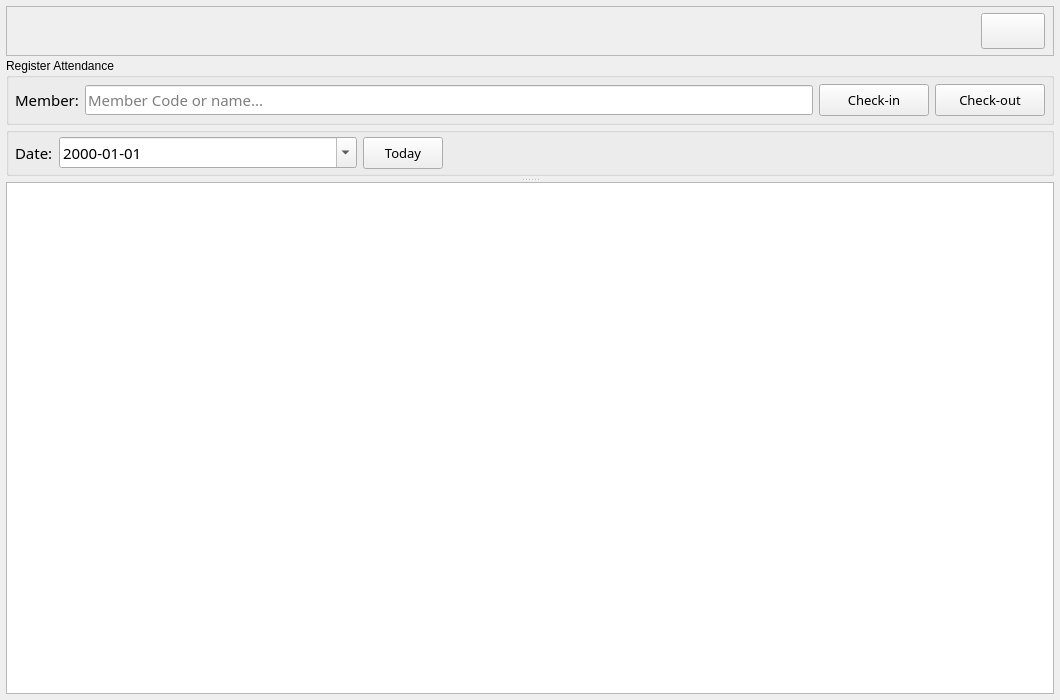
<?xml version="1.0" encoding="UTF-8"?>
<ui version="4.0">
 <class>Form</class>
 <widget class="QWidget" name="Form">
  <property name="geometry">
   <rect>
    <x>0</x>
    <y>0</y>
    <width>1060</width>
    <height>700</height>
   </rect>
  </property>
  <property name="windowTitle">
   <string>Attendance</string>
  </property>
  <layout class="QVBoxLayout" name="verticalLayout_main">
   <property name="spacing">
    <number>0</number>
   </property>
   <property name="leftMargin">
    <number>6</number>
   </property>
   <property name="topMargin">
    <number>6</number>
   </property>
   <property name="rightMargin">
    <number>6</number>
   </property>
   <property name="bottomMargin">
    <number>6</number>
   </property>
   <item>
    <widget class="QFrame" name="bar_information">
     <property name="sizePolicy">
      <sizepolicy hsizetype="Preferred" vsizetype="Fixed">
       <horstretch>0</horstretch>
       <verstretch>0</verstretch>
      </sizepolicy>
     </property>
     <property name="minimumSize">
      <size>
       <width>0</width>
       <height>50</height>
      </size>
     </property>
     <property name="maximumSize">
      <size>
       <width>16777215</width>
       <height>50</height>
      </size>
     </property>
     <property name="frameShape">
      <enum>QFrame::StyledPanel</enum>
     </property>
     <property name="frameShadow">
      <enum>QFrame::Raised</enum>
     </property>
     <layout class="QHBoxLayout" name="horizontalLayout_bar">
      <property name="leftMargin">
       <number>8</number>
      </property>
      <property name="topMargin">
       <number>4</number>
      </property>
      <property name="rightMargin">
       <number>8</number>
      </property>
      <property name="bottomMargin">
       <number>4</number>
      </property>
      <item>
       <widget class="QLabel" name="label_user_name">
        <property name="font">
         <font>
          <family>Century Gothic</family>
          <pointsize>12</pointsize>
         </font>
        </property>
        <property name="text">
         <string/>
        </property>
        <property name="alignment">
         <set>Qt::AlignLeading|Qt::AlignLeft|Qt::AlignVCenter</set>
        </property>
       </widget>
      </item>
      <item>
       <widget class="QLabel" name="label_user_role">
        <property name="font">
         <font>
          <family>Century Gothic</family>
          <pointsize>12</pointsize>
         </font>
        </property>
        <property name="text">
         <string/>
        </property>
       </widget>
      </item>
      <item>
       <spacer name="horizontalSpacer_bar">
        <property name="orientation">
         <enum>Qt::Horizontal</enum>
        </property>
        <property name="sizeType">
         <enum>QSizePolicy::Expanding</enum>
        </property>
        <property name="sizeHint" stdset="0">
         <size>
          <width>40</width>
          <height>20</height>
         </size>
        </property>
       </spacer>
      </item>
      <item>
       <widget class="QPushButton" name="btn_close">
        <property name="minimumSize">
         <size>
          <width>64</width>
          <height>36</height>
         </size>
        </property>
        <property name="maximumSize">
         <size>
          <width>64</width>
          <height>36</height>
         </size>
        </property>
        <property name="text">
         <string/>
        </property>
       </widget>
      </item>
     </layout>
    </widget>
   </item>
   <item>
    <widget class="QSplitter" name="splitter_main">
     <property name="sizePolicy">
      <sizepolicy hsizetype="Expanding" vsizetype="Expanding">
       <horstretch>0</horstretch>
       <verstretch>0</verstretch>
      </sizepolicy>
     </property>
     <property name="orientation">
      <enum>Qt::Vertical</enum>
     </property>
     <property name="childrenCollapsible">
      <bool>false</bool>
     </property>
     <widget class="QWidget" name="widget_top_pane">
      <property name="sizePolicy">
       <sizepolicy hsizetype="Preferred" vsizetype="Preferred">
        <horstretch>0</horstretch>
        <verstretch>1</verstretch>
       </sizepolicy>
      </property>
      <layout class="QVBoxLayout" name="verticalLayout_top">
       <property name="spacing">
        <number>2</number>
       </property>
       <property name="leftMargin">
        <number>0</number>
       </property>
       <property name="topMargin">
        <number>2</number>
       </property>
       <property name="rightMargin">
        <number>0</number>
       </property>
       <property name="bottomMargin">
        <number>2</number>
       </property>
       <item>
        <widget class="QGroupBox" name="groupBox_checkin">
         <property name="sizePolicy">
          <sizepolicy hsizetype="Preferred" vsizetype="Fixed">
           <horstretch>0</horstretch>
           <verstretch>0</verstretch>
          </sizepolicy>
         </property>
         <property name="title">
          <string>Register Attendance</string>
         </property>
         <layout class="QHBoxLayout" name="horizontalLayout_checkin">
          <property name="leftMargin">
           <number>6</number>
          </property>
          <property name="topMargin">
           <number>6</number>
          </property>
          <property name="rightMargin">
           <number>6</number>
          </property>
          <property name="bottomMargin">
           <number>6</number>
          </property>
          <item>
           <widget class="QLabel" name="label_search">
            <property name="font">
             <font>
              <family>Century Gothic</family>
              <pointsize>11</pointsize>
             </font>
            </property>
            <property name="text">
             <string>Member:</string>
            </property>
           </widget>
          </item>
          <item>
           <widget class="QLineEdit" name="input_search">
            <property name="sizePolicy">
             <sizepolicy hsizetype="Expanding" vsizetype="Fixed">
              <horstretch>0</horstretch>
              <verstretch>0</verstretch>
             </sizepolicy>
            </property>
            <property name="font">
             <font>
              <family>Century Gothic</family>
              <pointsize>11</pointsize>
             </font>
            </property>
            <property name="placeholderText">
             <string>Member Code or name...</string>
            </property>
           </widget>
          </item>
          <item>
           <widget class="QPushButton" name="btn_checkin">
            <property name="minimumSize">
             <size>
              <width>110</width>
              <height>32</height>
             </size>
            </property>
            <property name="font">
             <font>
              <family>Century Gothic</family>
              <pointsize>10</pointsize>
             </font>
            </property>
            <property name="text">
             <string>Check-in</string>
            </property>
           </widget>
          </item>
          <item>
           <widget class="QPushButton" name="btn_checkout">
            <property name="minimumSize">
             <size>
              <width>110</width>
              <height>32</height>
             </size>
            </property>
            <property name="font">
             <font>
              <family>Century Gothic</family>
              <pointsize>10</pointsize>
             </font>
            </property>
            <property name="text">
             <string>Check-out</string>
            </property>
           </widget>
          </item>
         </layout>
        </widget>
       </item>
       <item>
        <widget class="QGroupBox" name="groupBox_filter">
         <property name="sizePolicy">
          <sizepolicy hsizetype="Preferred" vsizetype="Fixed">
           <horstretch>0</horstretch>
           <verstretch>0</verstretch>
          </sizepolicy>
         </property>
         <property name="title">
          <string/>
         </property>
         <layout class="QHBoxLayout" name="horizontalLayout_filter">
          <property name="leftMargin">
           <number>6</number>
          </property>
          <property name="topMargin">
           <number>4</number>
          </property>
          <property name="rightMargin">
           <number>6</number>
          </property>
          <property name="bottomMargin">
           <number>4</number>
          </property>
          <item>
           <widget class="QLabel" name="label_date">
            <property name="font">
             <font>
              <family>Century Gothic</family>
              <pointsize>11</pointsize>
             </font>
            </property>
            <property name="text">
             <string>Date:</string>
            </property>
           </widget>
          </item>
          <item>
           <widget class="QDateEdit" name="date_filter">
            <property name="sizePolicy">
             <sizepolicy hsizetype="Expanding" vsizetype="Fixed">
              <horstretch>0</horstretch>
              <verstretch>0</verstretch>
             </sizepolicy>
            </property>
            <property name="font">
             <font>
              <family>Century Gothic</family>
              <pointsize>11</pointsize>
             </font>
            </property>
            <property name="displayFormat">
             <string>yyyy-MM-dd</string>
            </property>
            <property name="calendarPopup">
             <bool>true</bool>
            </property>
           </widget>
          </item>
          <item>
           <widget class="QPushButton" name="btn_today">
            <property name="minimumSize">
             <size>
              <width>80</width>
              <height>32</height>
             </size>
            </property>
            <property name="font">
             <font>
              <family>Century Gothic</family>
              <pointsize>10</pointsize>
             </font>
            </property>
            <property name="text">
             <string>Today</string>
            </property>
           </widget>
          </item>
          <item>
           <spacer name="horizontalSpacer_filter">
            <property name="orientation">
             <enum>Qt::Horizontal</enum>
            </property>
            <property name="sizeHint" stdset="0">
             <size>
              <width>40</width>
              <height>20</height>
             </size>
            </property>
           </spacer>
          </item>
          <item>
           <widget class="QLabel" name="label_status">
            <property name="sizePolicy">
             <sizepolicy hsizetype="Expanding" vsizetype="Preferred">
              <horstretch>0</horstretch>
              <verstretch>0</verstretch>
             </sizepolicy>
            </property>
            <property name="font">
             <font>
              <family>Century Gothic</family>
              <pointsize>10</pointsize>
             </font>
            </property>
            <property name="text">
             <string/>
            </property>
            <property name="alignment">
             <set>Qt::AlignRight|Qt::AlignTrailing|Qt::AlignVCenter</set>
            </property>
           </widget>
          </item>
         </layout>
        </widget>
       </item>
      </layout>
     </widget>
     <widget class="QTableWidget" name="attendance_table">
      <property name="sizePolicy">
       <sizepolicy hsizetype="Expanding" vsizetype="Expanding">
        <horstretch>0</horstretch>
        <verstretch>3</verstretch>
       </sizepolicy>
      </property>
      <property name="minimumSize">
       <size>
        <width>0</width>
        <height>120</height>
       </size>
      </property>
     </widget>
    </widget>
   </item>
  </layout>
 </widget>
 <tabstops>
  <tabstop>input_search</tabstop>
  <tabstop>btn_checkin</tabstop>
  <tabstop>btn_checkout</tabstop>
  <tabstop>date_filter</tabstop>
  <tabstop>btn_today</tabstop>
 </tabstops>
 <resources/>
 <connections/>
</ui>
